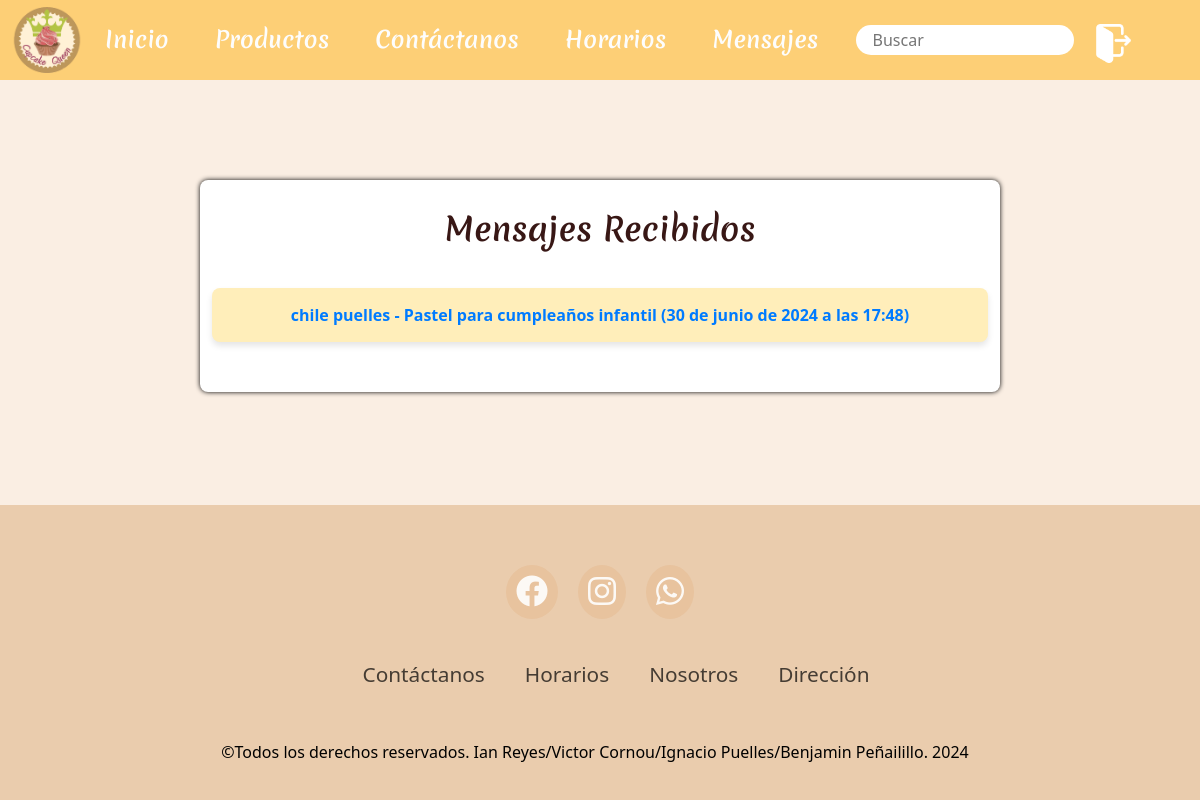
Page /mensajes/ (signed in) on the earlier database version.
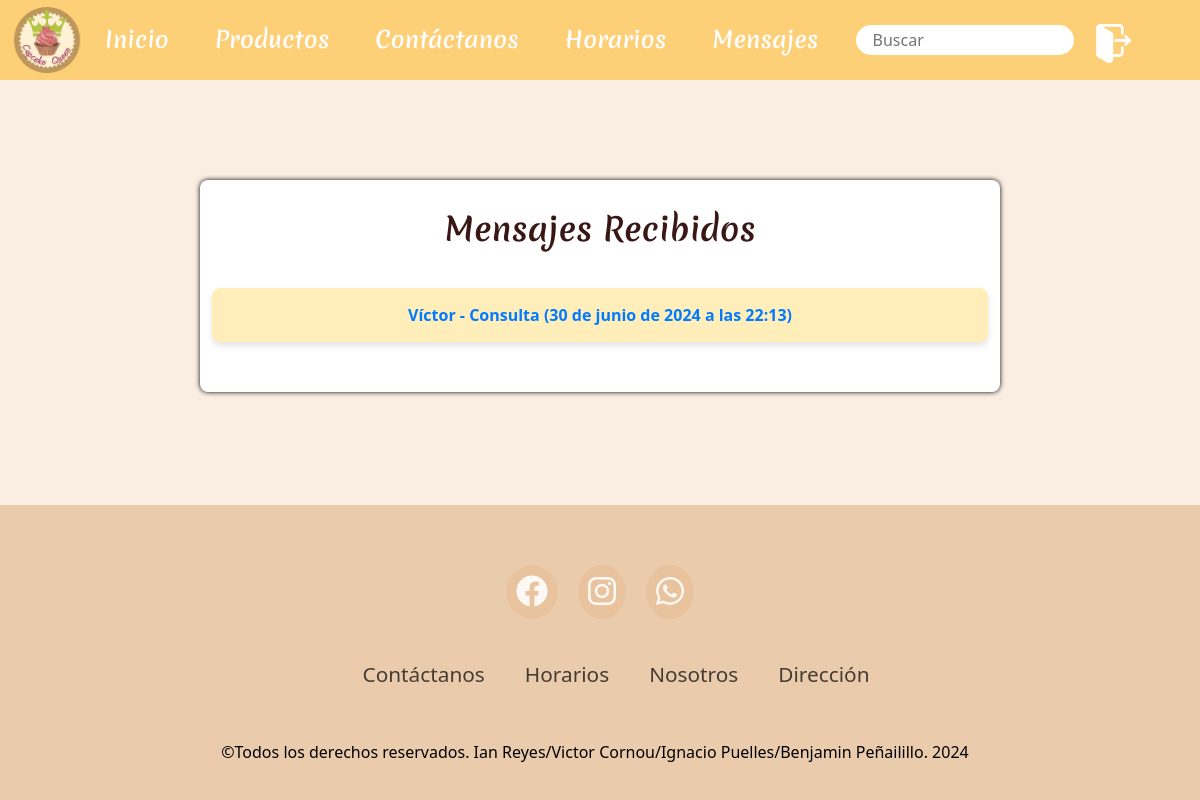
Same page on the later database version.
### pagina/models.py (models this page shows, shortened)
class Contacto(models.Model):
    nombre = models.CharField(max_length=50)
    email = models.EmailField(max_length=320)
    asunto = models.CharField(max_length=60)
    mensaje = models.TextField(max_length=1500)
    fecha_envio = models.DateTimeField(auto_now_add=True)
    class Meta:
        verbose_name = 'Mensaje de Contacto'
        verbose_name_plural = 'Mensajes de Contacto'

### pagina/views.py (the view)
# urls.py: path('mensajes/', views.mensajes, name='mensajes'),
@user_passes_test(superuser_required)
def mensajes(request):
    mensajes = Contacto.objects.all().order_by('-fecha_envio')
    context = {
        'mensajes': mensajes
    }
    return render(request, 'mensajes.html', context)

### pagina/views.py (called while the page is built)
def superuser_required(user):
    return user.is_superuser

### pagina/templates/mensajes.html (shortened to what this page needs)
{% extends "base.html" %}
{% block content %}
<div class="boss">
    <div class="container">
        <div class="header">
            <h2>Mensajes Recibidos</h2>
        </div>
        <ul class="message-list">
            {% for mensaje in mensajes %}
                <li class="message-item">
                    <a href="{% url 'mensaje_detalle' mensaje.id %}">
                        <strong>{{ mensaje.nombre }}</strong> - {{ mensaje.asunto }} ({{ mensaje.fecha_envio }})
                    </a>
                </li>
            {% endfor %}
        </ul>
    </div>
</div>
{% endblock %}

Differences in the rows shown:
removed Contacto: nombre "chile puelles", asunto "Pastel para cumpleaños infantil", fecha_envio "30 de junio de 2024 a las 17:48"
added Contacto: nombre "Víctor", asunto "Consulta", fecha_envio "30 de junio de 2024 a las 22:13"
